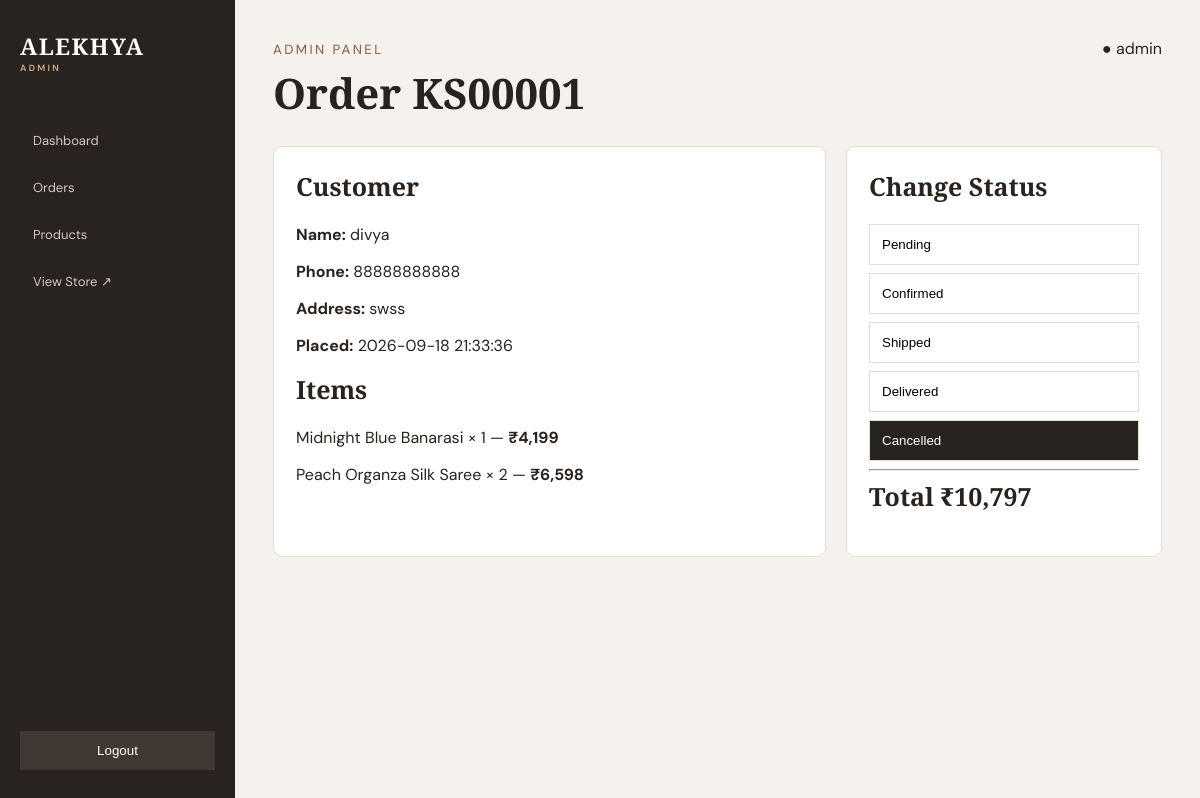
The page /admin/orders/1 (signed in) on the database its author committed.
### tables this page shows
CREATE TABLE orders(
    id INTEGER PRIMARY KEY AUTOINCREMENT,order_code TEXT UNIQUE,customer_name TEXT NOT NULL,
    phone TEXT NOT NULL,address TEXT NOT NULL,total INTEGER NOT NULL,shipping INTEGER DEFAULT 0,
    status TEXT DEFAULT 'Pending',created_at TEXT DEFAULT CURRENT_TIMESTAMP);

CREATE TABLE order_items(
    id INTEGER PRIMARY KEY AUTOINCREMENT,order_id INTEGER NOT NULL,product_id INTEGER,
    product_name TEXT NOT NULL,quantity INTEGER NOT NULL,price INTEGER NOT NULL,
    FOREIGN KEY(order_id) REFERENCES orders(id) ON DELETE CASCADE,
    FOREIGN KEY(product_id) REFERENCES products(id) ON DELETE SET NULL);

### app.py (the view)
@app.route("/admin/orders/<int:oid>")
@admin_required
def admin_order_detail(oid):
    c=db(); o=c.execute("SELECT * FROM orders WHERE id=?",(oid,)).fetchone(); items=c.execute("SELECT * FROM order_items WHERE order_id=?",(oid,)).fetchall(); c.close()
    if not o:return "Order not found",404
    return render_template("admin/order_detail.html",order=o,items=items)

### app.py (called while the page is built)
def db():
    c=sqlite3.connect(DB); c.row_factory=sqlite3.Row; c.execute("PRAGMA foreign_keys=ON"); return c

def admin_required(f):
    @wraps(f)
    def w(*a,**k):
        return f(*a,**k) if session.get("admin_id") else redirect(url_for("admin_login"))
    return w

def cart_data():
    c=db(); items=[]; total=0; count=0
    for pid,qty in session.get("cart",{}).items():
        p=c.execute("SELECT * FROM products WHERE id=? AND active=1",(int(pid),)).fetchone()
        if p:
            sub=p["price"]*qty; items.append({"product":p,"qty":qty,"subtotal":sub}); total+=sub; count+=qty
    c.close(); return items,total,count

@app.context_processor
def ctx(): return {"cart_count":cart_data()[2]}

### templates/admin/order_detail.html
{% extends "admin/base.html" %}{% block heading %}Order {{order.order_code}}{% endblock %}{% block content %}<div class="detailadmin"><section class="panel"><h2>Customer</h2><p><b>Name:</b> {{order.customer_name}}</p><p><b>Phone:</b> {{order.phone}}</p><p><b>Address:</b> {{order.address}}</p><p><b>Placed:</b> {{order.created_at}}</p><h2>Items</h2>{% for i in items %}<p>{{i.product_name}} × {{i.quantity}} — <b>₹{{"{:,}".format(i.price*i.quantity)}}</b></p>{% endfor %}</section><section class="panel"><h2>Change Status</h2><form method="post" action="{{url_for('order_status',oid=order.id)}}" class="statuses">{% for s in ["Pending","Confirmed","Shipped","Delivered","Cancelled"] %}<button name="status" value="{{s}}" class="{{'selected' if order.status==s else ''}}">{{s}}</button>{% endfor %}</form><hr><h2>Total ₹{{"{:,}".format(order.total+order.shipping)}}</h2></section></div>{% endblock %}

### static/admin.css (style rules this page uses)
* { box-sizing:border-box }
body { margin:0;background:#f5f2ee;color:#29231f;font-family:"DM Sans",sans-serif }
.stats div,.panel,.formpanel { background:#fff;border:1px solid #e5ddd4;border-radius:9px;padding:22px }
.panel h2 { font:600 25px "Playfair Display";margin-top:0 }
.panel { overflow:auto }
.detailadmin { display:grid;grid-template-columns:1.4fr .8fr;gap:20px }
.statuses { display:grid;gap:8px }
.statuses button { padding:12px;text-align:left;background:#fff;border:1px solid #e5ddd4;cursor:pointer }
.statuses .selected { background:#29231f;color:#fff }

### rows shown on the page
orders: order_code "KS00001", customer_name "divya", phone "88888888888", address "swss", created_at "2026-09-18 21:33:36", order.total+order.shipping "10,797"
order_items: product_name "Midnight Blue Banarasi", quantity "1", i.price*i.quantity "4,199"
order_items: product_name "Peach Organza Silk Saree", quantity "2", i.price*i.quantity "6,598"

### other values the page prints
{{ session.get('admin_username') }} "admin"
{{ s }} "Pending" "Confirmed" "Shipped" "Delivered" "Cancelled"
